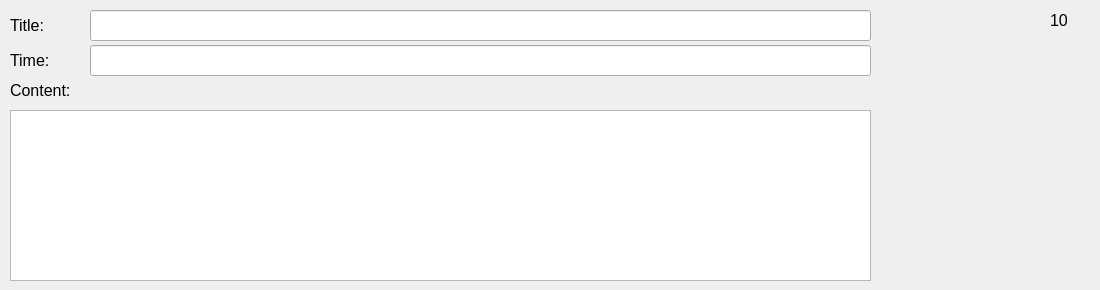
        <widget class="QWidget" name="Page10_2">
         <widget class="QLabel" name="label_80">
          <property name="geometry">
           <rect>
            <x>10</x>
            <y>15</y>
            <width>121</width>
            <height>21</height>
           </rect>
          </property>
          <property name="font">
           <font>
            <pointsize>12</pointsize>
           </font>
          </property>
          <property name="text">
           <string>Title:</string>
          </property>
         </widget>
         <widget class="QLabel" name="label_81">
          <property name="geometry">
           <rect>
            <x>10</x>
            <y>50</y>
            <width>81</width>
            <height>21</height>
           </rect>
          </property>
          <property name="font">
           <font>
            <pointsize>12</pointsize>
           </font>
          </property>
          <property name="text">
           <string>Time:</string>
          </property>
         </widget>
         <widget class="QLineEdit" name="title_20">
          <property name="geometry">
           <rect>
            <x>90</x>
            <y>10</y>
            <width>781</width>
            <height>31</height>
           </rect>
          </property>
          <property name="readOnly">
           <bool>false</bool>
          </property>
         </widget>
         <widget class="QLineEdit" name="time_20">
          <property name="geometry">
           <rect>
            <x>90</x>
            <y>45</y>
            <width>781</width>
            <height>31</height>
           </rect>
          </property>
          <property name="readOnly">
           <bool>false</bool>
          </property>
         </widget>
         <widget class="QLabel" name="label_82">
          <property name="geometry">
           <rect>
            <x>10</x>
            <y>80</y>
            <width>121</width>
            <height>21</height>
           </rect>
          </property>
          <property name="font">
           <font>
            <pointsize>12</pointsize>
           </font>
          </property>
          <property name="text">
           <string>Content:</string>
          </property>
         </widget>
         <widget class="QLabel" name="label_83">
          <property name="geometry">
           <rect>
            <x>1050</x>
            <y>10</y>
            <width>41</width>
            <height>21</height>
           </rect>
          </property>
          <property name="font">
           <font>
            <pointsize>12</pointsize>
           </font>
          </property>
          <property name="layoutDirection">
           <enum>Qt::LeftToRight</enum>
          </property>
          <property name="frameShape">
           <enum>QFrame::NoFrame</enum>
          </property>
          <property name="text">
           <string>10</string>
          </property>
         </widget>
         <widget class="QPlainTextEdit" name="plainTextEdit_20">
          <property name="geometry">
           <rect>
            <x>10</x>
            <y>110</y>
            <width>861</width>
            <height>171</height>
           </rect>
          </property>
          <property name="readOnly">
           <bool>false</bool>
          </property>
         </widget>
        </widget>
